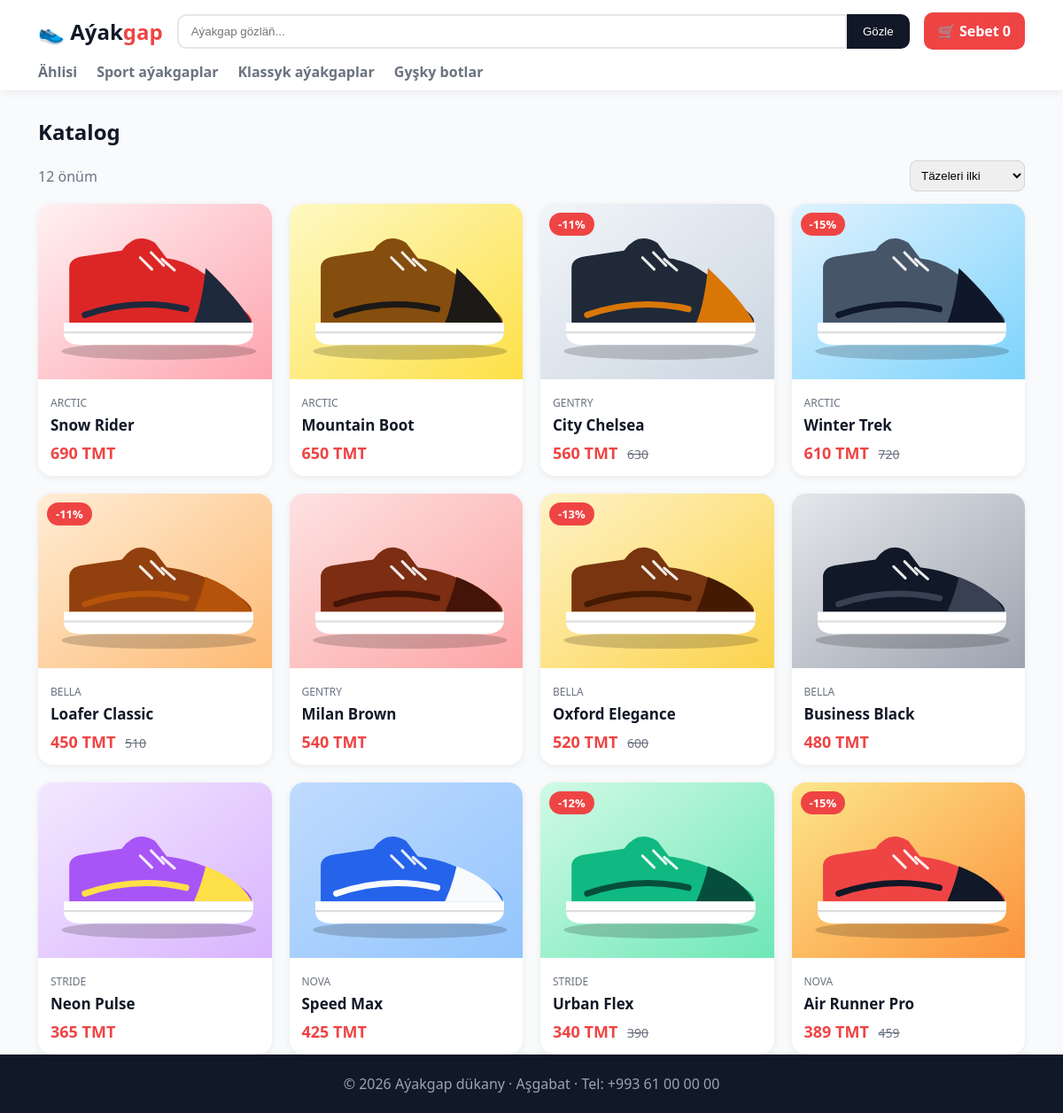
Page /catalog/ on the committed database.
### shop/models.py (models this page shows, shortened)
class Category(models.Model):
    name = models.CharField("Ady", max_length=80)
    slug = models.SlugField(unique=True)
    class Meta:
        verbose_name = "Kategoriýa"
        verbose_name_plural = "Kategoriýalar"

class Product(models.Model):
    category = models.ForeignKey(Category, on_delete=models.CASCADE, related_name="products", verbose_name="Kategoriýa")
    name = models.CharField("Ady", max_length=150)
    slug = models.SlugField(unique=True)
    brand = models.CharField("Brend", max_length=80, blank=True)
    price = models.DecimalField("Bahasy (TMT)", max_digits=10, decimal_places=2)
    old_price = models.DecimalField("Köne bahasy", max_digits=10, decimal_places=2, null=True, blank=True)
    description = models.TextField("Beýany", blank=True)
    image = models.ImageField("Surat", upload_to="products/")
    featured = models.BooleanField("Esasy sahypada", default=False)
    in_stock = models.BooleanField("Bar", default=True)
    created = models.DateTimeField(auto_now_add=True)
    class Meta:
        ordering = ["-created"]
        verbose_name = "Önüm"
        verbose_name_plural = "Önümler"
    def get_absolute_url(self): return reverse("product_detail", args=[self.slug])
    @property
    def discount(self):
        if self.old_price and self.old_price > self.price:
            return int(100 - self.price * 100 / self.old_price)
        return 0

### shop/views.py (the view)
# urls.py: path("catalog/", views.product_list, name="catalog"),
def product_list(request, slug=None):
    products = Product.objects.select_related("category")
    category = None
    if slug:
        category = get_object_or_404(Category, slug=slug)
        products = products.filter(category=category)
    q = request.GET.get("q", "").strip()
    if q:
        products = products.filter(Q(name__icontains=q) | Q(brand__icontains=q))
    sort = request.GET.get("sort", "")
    products = products.order_by({"cheap": "price", "expensive": "-price"}.get(sort, "-created"))
    return render(request, "shop/list.html", {"products": products, "category": category, "q": q, "sort": sort})

### shop/cart.py (called while the page is built)
    def count(self):
        return sum(self.cart.values())

### shop/context_processors.py (called while the page is built)
def shop_globals(request):
    return {"nav_categories": Category.objects.all(), "cart_count": Cart(request).count()}

### shop/templates/shop/list.html (shortened to what this page needs)
{% extends "base.html" %}
{% block content %}
<h2>{% if category %}{{ category.name }}{% else %}Katalog{% endif %}{% if q %} · “{{ q }}”{% endif %}</h2>
<form method="get" class="sortbar">
  <span>{{ products|length }} önüm</span>
  <select name="sort" onchange="this.form.submit()">
    <option value="">Täzeleri ilki</option>
  </select>
</form>
<div class="grid">{% for p in products %}{% include "shop/_card.html" %}{% empty %}<p>Hiç zat tapylmady.</p>{% endfor %}</div>
{% endblock %}

### templates/base.html (shortened to what this page needs)
{% load static %}
<!DOCTYPE html>
<html lang="tk">
<head>
<link rel="stylesheet" href="{% static 'css/style.css' %}">
</head>
<body>
<header class="top">
  <div class="wrap bar">
    <a class="logo" href="{% url 'home' %}">👟 Aýak<span>gap</span></a>
    <form class="search" action="{% url 'catalog' %}" method="get">
      <input name="q" placeholder="Aýakgap gözläň..." value="{{ q|default:'' }}">
      <button>Gözle</button>
    </form>
    <a class="cart-link" href="{% url 'cart' %}">🛒 Sebet <b>{{ cart_count }}</b></a>
  </div>
  <nav class="wrap nav">
    <a href="{% url 'catalog' %}">Ählisi</a>
    {% for c in nav_categories %}<a href="{% url 'category' c.slug %}">{{ c.name }}</a>{% endfor %}
  </nav>
</header>
<main class="wrap">
  {% block content %}{% endblock %}
</main>
<footer>
  <div class="wrap">© 2026 Aýakgap dükany · Aşgabat · Tel: +993 61 00 00 00</div>
</footer>
</body>
</html>

### shop/templates/shop/_card.html
<a class="card" href="{{ p.get_absolute_url }}">
  <div class="imgbox">
    <img src="{{ p.image.url }}" alt="{{ p.name }}" loading="lazy">
    {% if p.discount %}<span class="badge">-{{ p.discount }}%</span>{% endif %}
  </div>
  <div class="info">
    <small>{{ p.brand }}</small>
    <h3>{{ p.name }}</h3>
    <div class="price">{{ p.price|floatformat:0 }} TMT
      {% if p.old_price %}<s>{{ p.old_price|floatformat:0 }}</s>{% endif %}</div>
  </div>
</a>

### static/css/style.css (style rules this page uses)
:root { --p:#ef4444;--d:#111827;--g:#6b7280;--bg:#f8fafc }
* { box-sizing:border-box }
body { margin:0;font-family:system-ui,Segoe UI,Arial,sans-serif;background:var(--bg);color:var(--d) }
a { color:inherit;text-decoration:none }
.wrap { max-width:1150px;margin:0 auto;padding:0 18px }
.top { background:#fff;box-shadow:0 2px 10px #0001;position:sticky;top:0;z-index:5 }
.bar { display:flex;align-items:center;gap:16px;padding:14px 18px }
.logo { font-size:24px;font-weight:800 }
.logo span { color:var(--p) }
.search { flex:1;display:flex }
.search input { flex:1;padding:10px 14px;border:2px solid #e5e7eb;border-radius:10px 0 0 10px;outline:0 }
.search button { background:var(--d);color:#fff;border:0;padding:0 18px;border-radius:0 10px 10px 0;cursor:pointer }
.cart-link { background:var(--p);color:#fff;padding:10px 16px;border-radius:10px;font-weight:600 }
.nav { display:flex;gap:22px;padding-bottom:10px;font-weight:600;color:var(--g);overflow-x:auto }
main { min-height:70vh;padding-bottom:40px }
h2 { margin:30px 0 16px }
.grid { display:grid;grid-template-columns:repeat(auto-fill,minmax(240px,1fr));gap:20px }
.card { background:#fff;border-radius:16px;overflow:hidden;box-shadow:0 2px 8px #0001;transition:.2s }
.imgbox { position:relative;aspect-ratio:4/3;background:#eee }
.imgbox img { width:100%;height:100%;object-fit:cover;display:block }
.badge { position:absolute;top:10px;left:10px;background:var(--p);color:#fff;padding:4px 10px;border-radius:20px;font-size:13px;font-weight:700 }
.info { padding:14px }
.info small,.detail small { color:var(--g);text-transform:uppercase;font-size:12px }
.info h3 { margin:4px 0 8px;font-size:17px }
.price { font-weight:800;font-size:18px;color:var(--p) }
.price s { color:var(--g);font-weight:400;font-size:14px;margin-left:6px }
.sortbar { display:flex;justify-content:space-between;align-items:center;margin-bottom:14px;color:var(--g) }
.sortbar select { padding:8px;border-radius:8px;border:1px solid #d1d5db }
footer { background:var(--d);color:#9ca3af;padding:22px 0;text-align:center }

### rows in the picture
Category: name "Sport aýakgaplar"
Category: name "Klassyk aýakgaplar"
Category: name "Gyşky botlar"
Product: image (picture), brand "ARCTIC", name "Snow Rider", price "690"
Product: image (picture), brand "ARCTIC", name "Mountain Boot", price "650"
Product: image (picture), discount "11", brand "GENTRY", name "City Chelsea", price "560", old_price "630"
Product: image (picture), discount "15", brand "ARCTIC", name "Winter Trek", price "610", old_price "720"
Product: image (picture), discount "11", brand "BELLA", name "Loafer Classic", price "450", old_price "510"
Product: image (picture), brand "GENTRY", name "Milan Brown", price "540"
Product: image (picture), discount "13", brand "BELLA", name "Oxford Elegance", price "520", old_price "600"
Product: image (picture), brand "BELLA", name "Business Black", price "480"
Product: image (picture), brand "STRIDE", name "Neon Pulse", price "365"
Product: image (picture), brand "NOVA", name "Speed Max", price "425"
Product: image (picture), discount "12", brand "STRIDE", name "Urban Flex", price "340", old_price "390"
Product: image (picture), discount "15", brand "NOVA", name "Air Runner Pro", price "389", old_price "459"

### other values in the picture
{{ cart_count }} "0"
{{ products|length }} "12"
